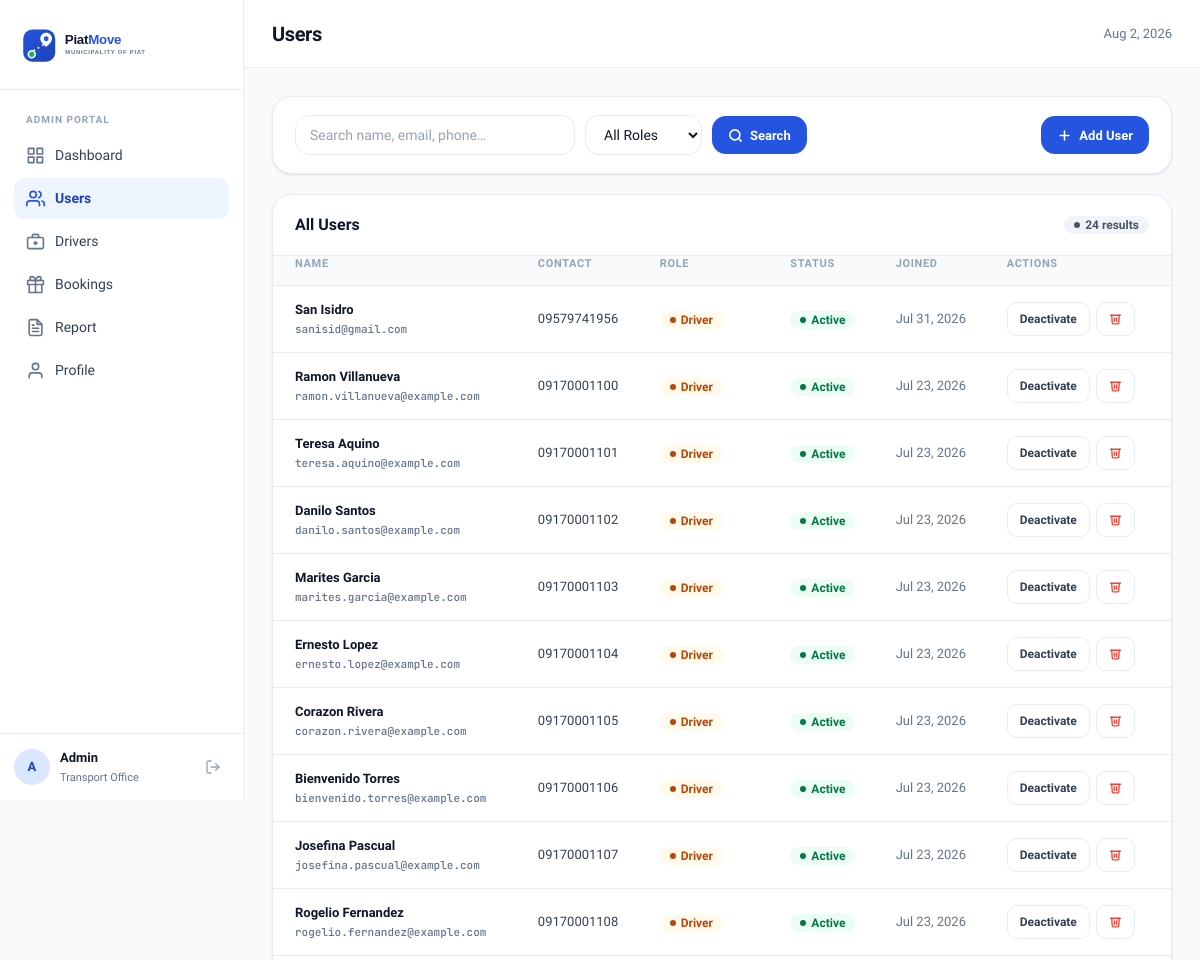
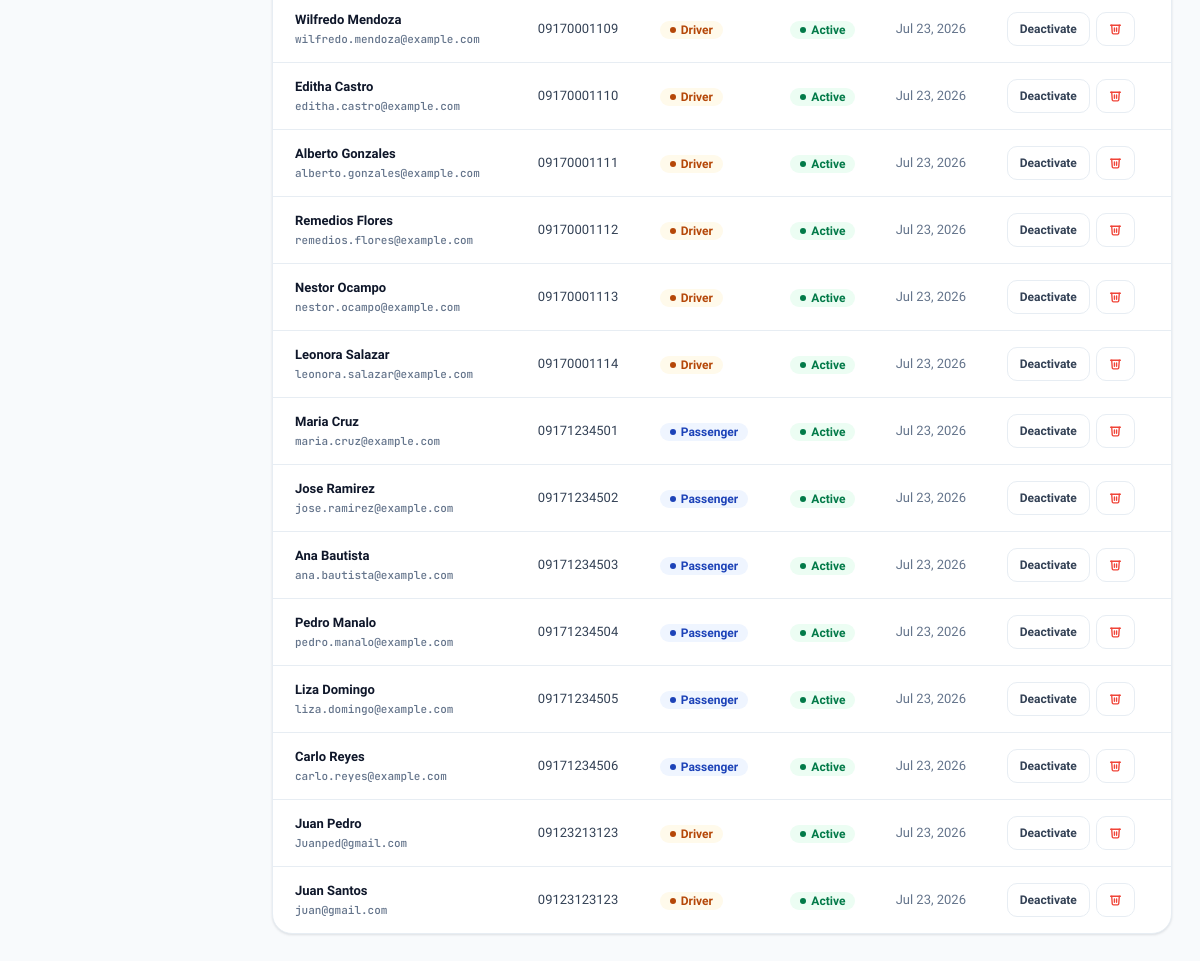
Screenshot of /users.php (signed in) with the database file from the repository (2 pictures, top to bottom).
### tables this page shows
CREATE TABLE `driver_info` (
  `id` int(10) UNSIGNED NOT NULL,
  `user_id` int(10) UNSIGNED NOT NULL,
  `license_no` varchar(50) NOT NULL,
  `vehicle_no` varchar(50) NOT NULL,
  `vehicle_type` varchar(50) NOT NULL,
  `barangay` varchar(50) NOT NULL DEFAULT '',
  `plate_proof_path` varchar(255) DEFAULT NULL,
  `license_proof_path` varchar(255) DEFAULT NULL,
  `photo_path` varchar(255) DEFAULT NULL,
  `tricycle_photo_path` varchar(255) DEFAULT NULL,
  `approval_status` enum('pending','approved','rejected') NOT NULL DEFAULT 'pending',
  `is_online` tinyint(1) NOT NULL DEFAULT 0,
  `current_lat` decimal(10,7) DEFAULT NULL,
  `current_lng` decimal(10,7) DEFAULT NULL,
  `created_at` timestamp NOT NULL DEFAULT current_timestamp(),
  `updated_at` timestamp NOT NULL DEFAULT current_timestamp() ON UPDATE current_timestamp()
);

CREATE TABLE `users` (
  `id` int(10) UNSIGNED NOT NULL,
  `name` varchar(100) NOT NULL,
  `email` varchar(150) NOT NULL,
  `password` varchar(255) NOT NULL,
  `phone` varchar(20) NOT NULL,
  `role` enum('passenger','driver') NOT NULL DEFAULT 'passenger',
  `status` enum('active','inactive') NOT NULL DEFAULT 'active',
  `created_at` timestamp NOT NULL DEFAULT current_timestamp(),
  `updated_at` timestamp NOT NULL DEFAULT current_timestamp() ON UPDATE current_timestamp()
);

### users.php (the view, shortened to what this page needs)
<?php
$db  = get_db();
$search = trim($_GET['q'] ?? '');
$where  = [];
$params = [];
$sql = "SELECT u.*, d.approval_status
        FROM users u
        LEFT JOIN driver_info d ON d.user_id = u.id"
     . ($where ? ' WHERE ' . implode(' AND ', $where) : '')
     . " ORDER BY u.created_at DESC";
$stmt = $db->prepare($sql);
$stmt->execute($params);
$users = $stmt->fetchAll();
require_once __DIR__ . '/includes/header.php';
?>
<div class="panel" style="margin-bottom:20px">
    <div style="padding:18px 22px">
        <form method="GET" style="display:flex;gap:10px;flex-wrap:wrap;align-items:center">
            <input type="text" name="q" class="form-input" style="width:280px"
                   placeholder="Search name, email, phone…"
                   value="<?= htmlspecialchars($search) ?>">
            <select name="role" class="form-select">
                <option value="">All Roles</option>
            </select>
            <button type="submit" class="btn-primary-ds">
                <svg width="15" height="15" viewBox="0 0 24 24" fill="none" stroke="currentColor" stroke-width="2.5" stroke-linecap="round" stroke-linejoin="round"><circle cx="11" cy="11" r="8"/><line x1="21" y1="21" x2="16.65" y2="16.65"/></svg>
                Search
            </button>
            <button type="button" class="btn-primary-ds" style="margin-left:auto" onclick="openAddUserModal()">
                <svg width="15" height="15" viewBox="0 0 24 24" fill="none" stroke="currentColor" stroke-width="2.5" stroke-linecap="round" stroke-linejoin="round"><line x1="12" y1="5" x2="12" y2="19"/><line x1="5" y1="12" x2="19" y2="12"/></svg>
                Add User
            </button>
        </form>
    </div>
</div>
<div class="panel">
    <div class="panel-header">
        <span class="panel-title">All Users</span>
        <span class="badge badge-neutral"><?= count($users) ?> results</span>
    </div>
    <div style="overflow-x:auto">
        <table class="data-table">
            <thead>
                <tr>
                    <th>Name</th>
                    <th>Contact</th>
                    <th>Role</th>
                    <th>Status</th>
                    <th>Joined</th>
                    <th>Actions</th>
                </tr>
            </thead>
            <tbody>
                <?php foreach ($users as $u): ?>
                <tr>
                    <td>
                        <div class="cell-strong"><?= htmlspecialchars($u['name']) ?></div>
                        <div class="cell-sub text-mono" style="font-size:11px;color:var(--text-muted)"><?= htmlspecialchars($u['email']) ?></div>
                    </td>
                    <td><?= htmlspecialchars($u['phone']) ?></td>
                    <td>
                        <?php if ($u['role'] === 'driver'): ?>
                            <span class="badge badge-warning">Driver</span>
                        <?php else: ?>
                            <span class="badge badge-primary">Passenger</span>
                        <?php endif; ?>
                    </td>
                    <td>
                        <?php if ($u['status'] === 'active'): ?>
                            <span class="badge badge-success">Active</span>
                        <?php else: ?>
                            <span class="badge badge-danger">Inactive</span>
                        <?php endif; ?>
                    </td>
                    <td><span class="text-muted"><?= date('M j, Y', strtotime($u['created_at'])) ?></span></td>
                    <td>
                        <div class="actions-cell">
                            <form method="POST" style="display:contents">
                                <?php if ($u['status'] === 'active'): ?>
                                    <button name="action" value="deactivate" class="btn-neutral-sm"
                                            onclick="return confirm('Deactivate this user?')">Deactivate</button>
                                <?php else: ?>
                                    <button name="action" value="activate" class="btn-success-sm">Activate</button>
                                <?php endif; ?>
                                <button name="action" value="delete" class="btn-danger-ghost"
                                        onclick="return confirm('Permanently delete this user? This cannot be undone.')">
                                    <svg width="13" height="13" viewBox="0 0 24 24" fill="none" stroke="currentColor" stroke-width="2.5" stroke-linecap="round" stroke-linejoin="round"><polyline points="3 6 5 6 21 6"/><path d="M19 6l-1 14a2 2 0 0 1-2 2H8a2 2 0 0 1-2-2L5 6"/><path d="M10 11v6"/><path d="M14 11v6"/></svg>
                                </button>
                            </form>
                        </div>
                    </td>
                </tr>
                <?php endforeach; ?>
            </tbody>
        </table>
    </div>
</div>
<?php require_once __DIR__ . '/includes/footer.php'; ?>

### rows the page displays
driver_info: user.name "San Isidro", user.email "sanisid@gmail.com", user.phone "09579741956", shows "Driver", user.created_at "Jul 31, 2026"
driver_info: user.name "Ramon Villanueva", user.email "ramon.villanueva@example.com", user.phone "09170001100", shows "Driver", user.created_at "Jul 23, 2026"
driver_info: user.name "Teresa Aquino", user.email "teresa.aquino@example.com", user.phone "09170001101", shows "Driver", user.created_at "Jul 23, 2026"
driver_info: user.name "Danilo Santos", user.email "danilo.santos@example.com", user.phone "09170001102", shows "Driver", user.created_at "Jul 23, 2026"
driver_info: user.name "Marites Garcia", user.email "marites.garcia@example.com", user.phone "09170001103", shows "Driver", user.created_at "Jul 23, 2026"
driver_info: user.name "Ernesto Lopez", user.email "ernesto.lopez@example.com", user.phone "09170001104", shows "Driver", user.created_at "Jul 23, 2026"
driver_info: user.name "Corazon Rivera", user.email "corazon.rivera@example.com", user.phone "09170001105", shows "Driver", user.created_at "Jul 23, 2026"
driver_info: user.name "Bienvenido Torres", user.email "bienvenido.torres@example.com", user.phone "09170001106", shows "Driver", user.created_at "Jul 23, 2026"
driver_info: user.name "Josefina Pascual", user.email "josefina.pascual@example.com", user.phone "09170001107", shows "Driver", user.created_at "Jul 23, 2026"
driver_info: user.name "Rogelio Fernandez", user.email "rogelio.fernandez@example.com", user.phone "09170001108", shows "Driver", user.created_at "Jul 23, 2026"
driver_info: user.name "Wilfredo Mendoza", user.email "wilfredo.mendoza@example.com", user.phone "09170001109", shows "Driver", user.created_at "Jul 23, 2026"
driver_info: user.name "Editha Castro", user.email "editha.castro@example.com", user.phone "09170001110", shows "Driver", user.created_at "Jul 23, 2026"
driver_info: user.name "Alberto Gonzales", user.email "alberto.gonzales@example.com", user.phone "09170001111", shows "Driver", user.created_at "Jul 23, 2026"
driver_info: user.name "Remedios Flores", user.email "remedios.flores@example.com", user.phone "09170001112", shows "Driver", user.created_at "Jul 23, 2026"
driver_info: user.name "Nestor Ocampo", user.email "nestor.ocampo@example.com", user.phone "09170001113", shows "Driver", user.created_at "Jul 23, 2026"
driver_info: user.name "Leonora Salazar", user.email "leonora.salazar@example.com", user.phone "09170001114", shows "Driver", user.created_at "Jul 23, 2026"
users: name "Maria Cruz", email "maria.cruz@example.com", phone "09171234501", role "Passenger", status "Active", created_at "Jul 23, 2026"
users: name "Jose Ramirez", email "jose.ramirez@example.com", phone "09171234502", role "Passenger", status "Active", created_at "Jul 23, 2026"
users: name "Ana Bautista", email "ana.bautista@example.com", phone "09171234503", role "Passenger", status "Active", created_at "Jul 23, 2026"
users: name "Pedro Manalo", email "pedro.manalo@example.com", phone "09171234504", role "Passenger", status "Active", created_at "Jul 23, 2026"
users: name "Liza Domingo", email "liza.domingo@example.com", phone "09171234505", role "Passenger", status "Active", created_at "Jul 23, 2026"
users: name "Carlo Reyes", email "carlo.reyes@example.com", phone "09171234506", role "Passenger", status "Active", created_at "Jul 23, 2026"
driver_info: user.name "Juan Pedro", user.email "Juanped@gmail.com", user.phone "09123213123", shows "Driver", user.created_at "Jul 23, 2026"
driver_info: user.name "Juan Santos", user.email "juan@gmail.com", user.phone "09123123123", shows "Driver", user.created_at "Jul 23, 2026"

### other values shown
substr($_SESSION['admin_name'] ?? 'A', 0, 1) "A"
$_SESSION['admin_name'] "Admin"
$page_title "Users"
count($users) "24"
